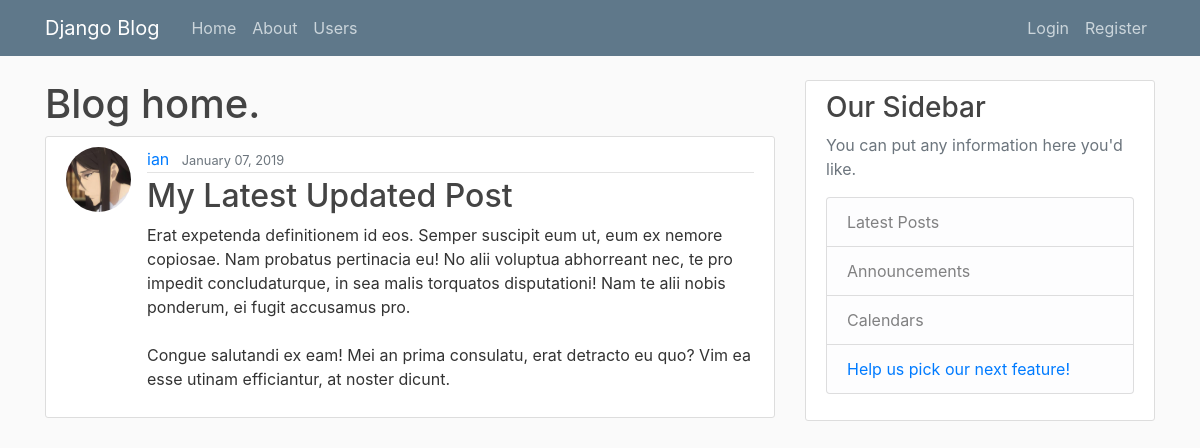
Screenshot of /post/32/ with the database file from the repository.
### blog/models.py (models this page shows, shortened)
class Post(models.Model):
    title = models.CharField(max_length=100)
    content = models.TextField()
    date_posted = models.DateTimeField(default=timezone.now)
    author = models.ForeignKey(User, on_delete=models.CASCADE)

### users/models.py (models this page shows, shortened)
class Profile(models.Model):
    user = models.OneToOneField(User, on_delete=models.CASCADE)
    image = models.ImageField(default="default.jpg", upload_to="profile_pictures")
    friends = models.ManyToManyField("Profile", blank=True)

### blog/views.py (the view)
# urls.py: path('post/<int:pk>/', PostDetailView.as_view(), name='post-detail'),
class PostDetailView(DetailView):
    model = Post
    def get_object(self):
        post_pk = self.kwargs.get("pk")
        if post_pk:
            post_query = Post.objects.filter(pk=post_pk) # model.objects returns a list
            if post_query.exists():
                post_object = post_query.first() # Grab the first (and only) obj in list
                view, created = View.objects.get_or_create(
                    post = post_object,
                )
                if view:
                    view.views_count += 1
                    view.save()
                return post_object
        raise Http404

### blog/templates/blog/post_detail.html (shortened to what this page needs)
{% extends "blog/base.html" %}
{% block content %}
    <h1>Blog home.</h1>
    <article class="media content-section">
        <img class="rounded-circle article-img" src="{{ object.author.profile.image.url }}" alt="Author's profile picture">
        <div class="media-body">
            <div class="article-metadata">
                <a class="mr-2" href="{% url 'user-posts' post.author.username %}">{{ object.author }}</a>
                <small class="text-muted">{{ object.date_posted|date:"F d, Y" }}</small>
            </div>
            <h2 class="article-title">{{ object.title }}</h2>
            <p class="article-content">{{ object.content }}</p>
        </div>
    </article>
{% endblock content %}

### blog/static/blog/main.css (style rules this page uses)
body { background: #fafafa; color: #333333; margin-top: 5rem; }
h1, h2, h3, h4, h5, h6 { color: #444444; }
.content-section { background: #ffffff; padding: 10px 20px; border: 1px solid #dddddd; border-radius: 3px; margin-bottom: 20px; }
.article-title { color: #444444; }
.article-content { white-space: pre-line; }
.article-img { height: 65px; width: 65px; margin-right: 16px; }
.article-metadata { padding-bottom: 1px; margin-bottom: 4px; border-bottom: 1px solid #e3e3e3 }

### rows the page displays
Post: author.profile.image (picture), author "ian", date_posted "January 07, 2019", title "My Latest Updated Post", content "Erat expetenda definitionem id eos. Semper suscipit eum ut, eum ex nemore copiosae. Nam probatus pertinacia eu! No alii voluptua abhorreant nec, te pro impedit concludaturque, in sea malis torquatos disputationi! Nam te alii nobis ponderum, ei fugit accusamus pro. Congue salutandi ex eam! Mei an prima consulatu, erat detracto eu quo? Vim ea esse utinam efficiantur, at noster dicunt."
